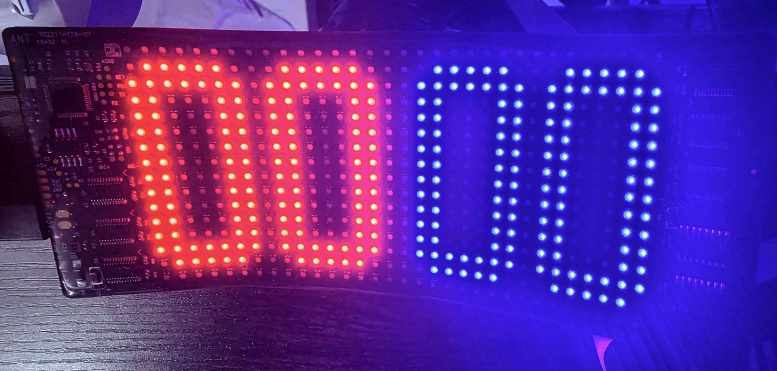
#> input picture src/new_design.png, 777 x 371 px
$ python send_image.py new_design.png
#> lines starting #> are read from the running program, lines starting #| are printed output that depends on the picture
import sys
import asyncio
from pathlib import Path
from io import BytesIO
import struct
import zlib
import argparse

from PIL import Image, ImageOps
from bleak import BleakScanner, BleakClient


WIDTH = 32
HEIGHT = 16
BUFFER_NUMBER = 1

LED_NAME = "LED_BLE_CD9B89CA"
WRITE_UUID = "0000fa02-0000-1000-8000-00805f9b34fb"
NOTIFY_UUID = "0000fa03-0000-1000-8000-00805f9b34fb"


def prepare_image(image_path: Path, mode: str) -> Image.Image:
#> called with mode = 'fit'
    img = Image.open(image_path).convert("RGBA")
#> img is the input picture: PIL image 777x371 RGBA; mean R, G, B, A 92.7, 41.2, 149.6, 255

    if mode == "crop":
        # Fill the entire 32x16 display.
        # Preserve aspect ratio and crop excess.
        img = ImageOps.fit(
            img,
            (WIDTH, HEIGHT),
            method=Image.Resampling.LANCZOS,
            centering=(0.5, 0.5)
        )

        # Composite transparency over black
        canvas = Image.new(
            "RGBA",
            (WIDTH, HEIGHT),
            (0, 0, 0, 255)
        )

        canvas.alpha_composite(img)

    else:
        # FIT mode:
        # Keep the entire image visible without distortion.
        img.thumbnail(
            (WIDTH, HEIGHT),
            Image.Resampling.LANCZOS
        )

        canvas = Image.new(
            "RGBA",
            (WIDTH, HEIGHT),
            (0, 0, 0, 255)
        )

        x = (WIDTH - img.width) // 2
#> x = 0
        y = (HEIGHT - img.height) // 2
#> y = 0

        canvas.alpha_composite(img, (x, y))
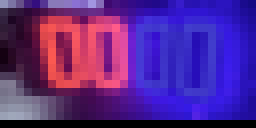
#> canvas: PIL image 32x16 RGBA (shown 8 times larger); mean R, G, B, A 86.9, 38.6, 140.3, 255

    return canvas.convert("RGB")

def build_png_packet(image_path: Path, mode: str) -> bytes:
    img = prepare_image(image_path, mode)

    bio = BytesIO()
    img.save(
        bio,
        format="PNG",
        compress_level=6,
        icc_profile=None
    )

    png_data = bio.getvalue()

    crc = zlib.crc32(png_data) & 0xFFFFFFFF
    total_len = 15 + len(png_data)

    packet = bytearray()
    packet.extend(struct.pack("<H", total_len))
    packet.extend(b"\x02\x00")
    packet.append(0x00)
    packet.extend(struct.pack("<I", len(png_data)))
    packet.extend(struct.pack("<I", crc))
    packet.append(0x00)
    packet.append(BUFFER_NUMBER)
    packet.extend(png_data)

    print(f"Image resized to: {WIDTH}x{HEIGHT}")
    print(f"PNG payload: {len(png_data)} bytes")
    print(f"Total packet: {len(packet)} bytes")

    return bytes(packet)


def notification_handler(sender, data):
    print("LED response:", data.hex(" "))


async def send_image(packet: bytes):
    print(f"Searching for {LED_NAME}...")

    device = await BleakScanner.find_device_by_name(
        LED_NAME,
        timeout=15
    )

    if device is None:
        print("Error: LED screen not found.")
        return

    print(f"Found: {device.name}")
    print("Connecting...")

    async with BleakClient(device) as client:
        print("Connected.")

        await client.start_notify(
            NOTIFY_UUID,
            notification_handler
        )

        print("Sending image...")

        await client.write_gatt_char(
            WRITE_UUID,
            packet,
            response=True
        )

        await asyncio.sleep(2)

        await client.stop_notify(NOTIFY_UUID)

        print("Done.")


async def main():
    parser = argparse.ArgumentParser(
        description="Send an image to the 32x16 iPixel LED display."
    )

    parser.add_argument(
        "image",
        type=Path,
        help="Image file to display"
    )

    mode_group = parser.add_mutually_exclusive_group()

    mode_group.add_argument(
        "--fit",
        action="store_true",
        help="Fit entire image inside display with black bars if necessary"
    )

    mode_group.add_argument(
        "--crop",
        action="store_true",
        help="Fill entire display and crop excess image"
    )

    args = parser.parse_args()

    image_path = args.image

    if not image_path.exists():
        print(f"Error: file not found: {image_path}")
        return

    # FIT is the default
    mode = "crop" if args.crop else "fit"

    print(f"Loading: {image_path}")
    print(f"Resize mode: {mode.upper()}")

    packet = build_png_packet(image_path, mode)

    await send_image(packet)


if __name__ == "__main__":
    asyncio.run(main())
#> (the call stopped at `async def send_image(packet: bytes): print(f"Searching for {LED_NAME}...`: bleak is not available in this run)
